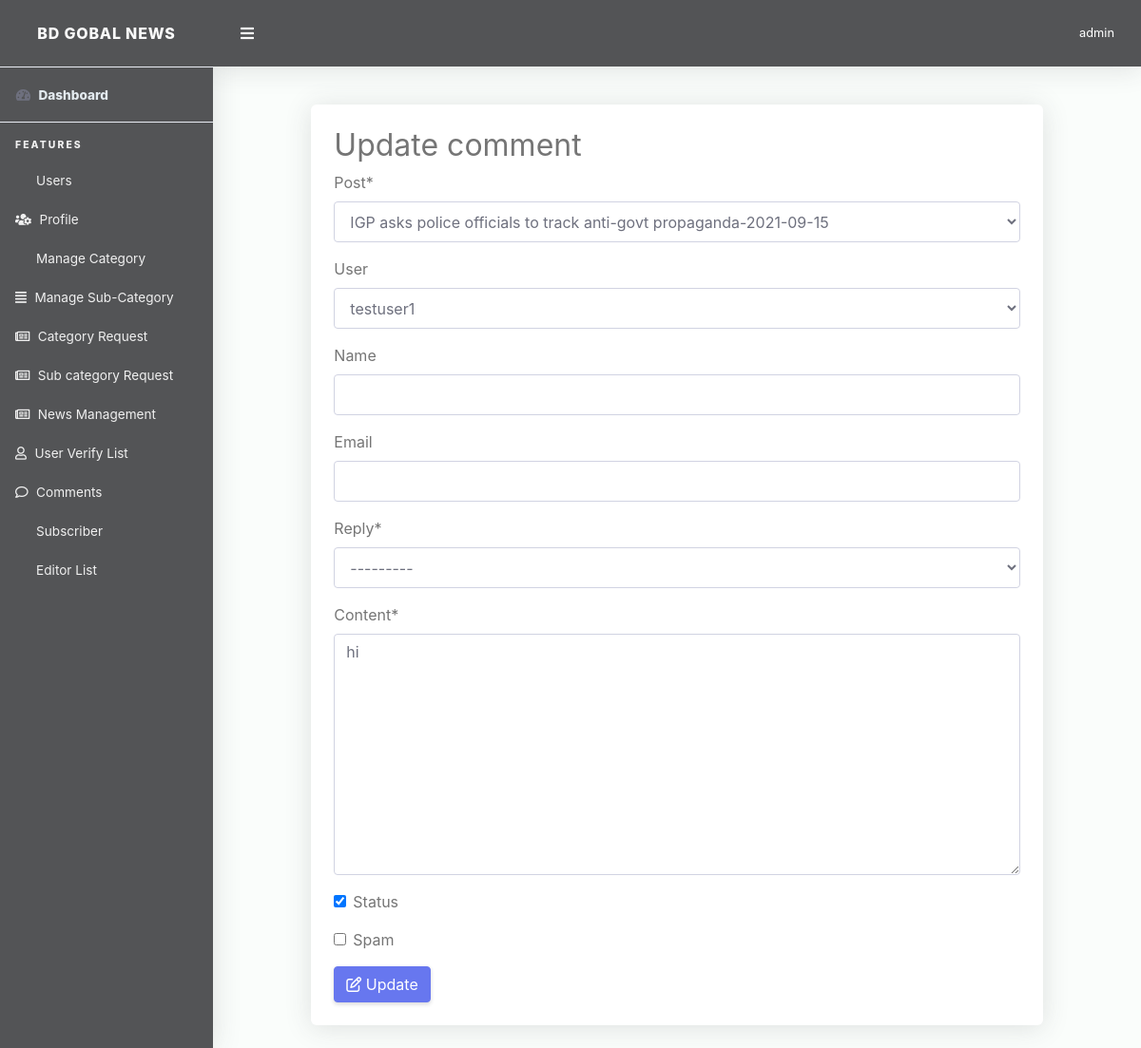
The page /superadmin/comment-update/183 (signed in) on the database its author committed.
### App_News/models.py (models this page shows)
class Comment(models.Model):
    post = models.ForeignKey(News, on_delete=models.CASCADE)
    user = models.ForeignKey(User, on_delete=models.CASCADE, blank=True, null=True)
    name = models.CharField(max_length=100, blank=True)
    email = models.EmailField(blank=True)
    reply = models.ForeignKey('Comment', on_delete=models.CASCADE, null=True, related_name="replies")
    content = models.TextField(max_length=160)
    status = models.BooleanField(default=True)
    spam = models.BooleanField(default=False)
    timestamp = models.DateTimeField(auto_now_add=True)
    def __str__(self):
        return '{}-{}'.format(self.post.news_title, str(self.post.author))

### App_Admin/views.py (the view)
# urls.py: path('comment-update/<int:id>',views.CommentUpdate,name='commentupdate'),
@login_required(login_url='App_Admin:superadmin_login')
def CommentUpdate(request,id):
    if request.user.is_superuser:
        try:
            comment_id=Comment.objects.get(id=id)
            if request.method=="POST":
                form=CommentUpdateForm(request.POST or None,instance=comment_id)
                if form.is_valid():
                    form.save()
                    messages.success(request,'Comment Update successfully',extra_tags='comment_update')
                    return redirect(request.POST['next'])
            else:
                form=CommentUpdateForm(instance=comment_id)
        except:
            return redirect('App_Admin:comment_list')
        context={
            'form':form,
            'comment_id':comment_id,
        }
        return render(request, 'App_Admin/commentupdate.html',context)
    else:
        return redirect('App_News:index')

### App_Admin/forms.py
class CommentUpdateForm(forms.ModelForm):
    class Meta:
        model=Comment
        fields='__all__'

### App_News/models.py (called while the page is built)
    def __str__(self):
        return '{}-{}'.format(self.news_title, self.post_date.date())

### templates/App_Admin/commentupdate.html (shortened to what this page needs)
{% extends 'App_Admin/base.html' %}
{% load crispy_forms_tags %}
{% block content %}
<div class="col-lg-10 p-2  m-0 m-auto">
</div>
<div class="container">
          <div class="row g-3">
          <div class="col-lg-10 m-0 m-auto">
              <div class="card p-4 mb-4">
              <h2>Update comment</h2>
              <form method="post" action="">{% csrf_token %}
                  {{ form|crispy }}
                  <button type="submit" class="btn btn-primary"><i class="fa fa-edit"></i> Update</button>
              </form>
                </div>
          </div>
          </div>
</div>
{% endblock %}

### templates/App_Admin/base.html (shortened to what this page needs)
<!DOCTYPE html>
<html lang="en">
{% load static %}
<head>
  <link href="{% static 'superadmin/vendor/fontawesome-free/css/all.min.css' %}" rel="stylesheet" type="text/css">
  <link href="{% static 'superadmin/vendor/bootstrap/css/bootstrap.min.css' %}" rel="stylesheet" type="text/css">
  <link href="{% static 'superadmin/css/ruang-admin.min.css' %}" rel="stylesheet">
  <link href="{% static 'superadmin/vendor/datatables/dataTables.bootstrap4.min.css' %}" rel="stylesheet">
    <link href="{% static 'superadmin/vendor/select2/dist/css/select2.min.css' %}" rel="stylesheet" type="text/css">
<link rel="stylesheet" href="https://pro.fontawesome.com/releases/v5.10.0/css/all.css"/>
</head>
<body id="page-top">
  <div id="wrapper">
    <ul class="navbar-nav sidebar sidebar-light accordion" id="accordionSidebar">
      <a class="sidebar-brand d-flex align-items-center justify-content-center" href="{% url 'App_News:index' %}">
        <div class="sidebar-brand-icon">
            BD GOBAL NEWS
        </div>
      </a>
      <hr class="sidebar-divider my-0">
      <li class="nav-item active">
        <a class="nav-link" href="{% url 'App_Admin:dashboard' %}">
          <i class="fas fa-fw fa-tachometer-alt"></i>
          <span class="text-light">Dashboard</span></a>
      </li>
      <hr class="sidebar-divider">
      <div class="sidebar-heading">
        Features
      </div>
         {% include 'App_Admin/admin_sidebar_option.html' %}
    </ul>
    <div id="content-wrapper" class="d-flex flex-column">
      <div id="content">
        <nav class="navbar navbar-expand navbar-light bg-navbar topbar mb-4 static-top">
          <button id="sidebarToggleTop" class="btn btn-link rounded-circle mr-3">
            <i class="fa fa-bars"></i>
          </button>
            <ul class="navbar-nav ml-auto">
            <li class="nav-item dropdown no-arrow">
              <a class="nav-link dropdown-toggle" href="#" id="userDropdown" role="button" data-toggle="dropdown"
                aria-haspopup="true" aria-expanded="false">
                <span class="ml-2 d-none d-lg-inline text-white small">{{ request.user }}</span>
              </a>
            </li>
          </ul>
        </nav>
       {% block content %}
       {% endblock %}
      </div>
    </div>
  </div>
</body>
</html>

### templates/App_Admin/base.html (style rules this page uses)
.sidebar-light .sidebar-brand { color: #fafafa; background-color: #535456; }
.bg-navbar { color: #fafafa; background-color: #535456 }
.sidebar { color: #fafafa; background-color:#535456 !important; }
.sidebar-light .sidebar-heading { color: #f0f0f0; }
.sidebar-light .nav-item .nav-link { color: #f0f0f0; }
.sidebar-light .nav-item .nav-link i { color: #f0f0f0; }

### rows shown on the page
Comment: post "IGP asks police officials to track anti-govt propaganda-2021-09-15", user "testuser1", reply "---------", content "hi", status "☑"

### other values the page prints
{{ request.user }} "admin"
